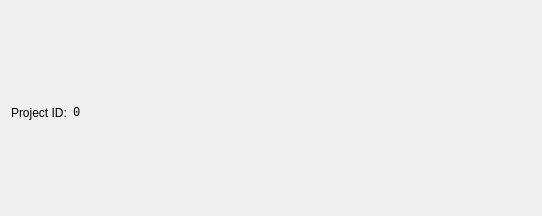
<?xml version="1.0" encoding="UTF-8"?>
<ui version="4.0">
 <class>XfsAttrView</class>
 <widget class="QWidget" name="XfsAttrView">
  <property name="geometry">
   <rect>
    <x>0</x>
    <y>0</y>
    <width>542</width>
    <height>216</height>
   </rect>
  </property>
  <layout class="QVBoxLayout" name="verticalLayout">
   <item>
    <layout class="QGridLayout" name="gridLayout">
     <item row="0" column="4">
      <spacer name="hspcGrid">
       <property name="orientation">
        <enum>Qt::Horizontal</enum>
       </property>
       <property name="sizeHint" stdset="0">
        <size>
         <width>20</width>
         <height>10</height>
        </size>
       </property>
      </spacer>
     </item>
    </layout>
   </item>
   <item>
    <layout class="QHBoxLayout" name="hboxProjectId" stretch="0,0,1">
     <item>
      <widget class="QLabel" name="lblProjectIdDesc">
       <property name="text">
        <string>Project ID:</string>
       </property>
       <property name="textFormat">
        <enum>Qt::PlainText</enum>
       </property>
      </widget>
     </item>
     <item>
      <widget class="QLabel" name="lblProjectId">
       <property name="font">
        <font>
         <family>Monospace</family>
        </font>
       </property>
       <property name="text">
        <string notr="true">0</string>
       </property>
       <property name="textFormat">
        <enum>Qt::PlainText</enum>
       </property>
       <property name="textInteractionFlags">
        <set>Qt::TextSelectableByKeyboard|Qt::TextSelectableByMouse</set>
       </property>
      </widget>
     </item>
     <item>
      <spacer name="hspcProjectId">
       <property name="orientation">
        <enum>Qt::Horizontal</enum>
       </property>
       <property name="sizeHint" stdset="0">
        <size>
         <width>20</width>
         <height>10</height>
        </size>
       </property>
      </spacer>
     </item>
    </layout>
   </item>
  </layout>
 </widget>
 <resources/>
 <connections/>
</ui>
